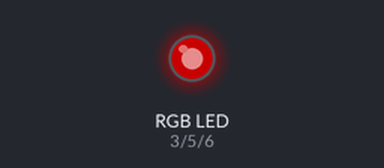
This sketch was run on a simulated Arduino Uno, built with avr-gcc and run on an emulated ATmega328P. On the bench: an RGB LED mixed from three pins (HIGH = lit). Dim RGB values are drawn brighter than linear.

Above: at 0.05 s.
At 1.25 s:
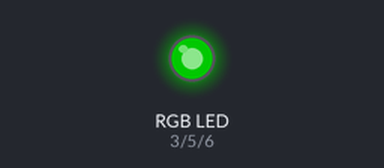
At 2.5 s:
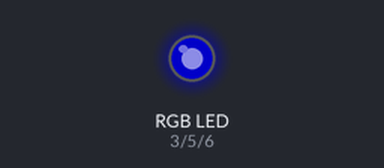
At 5.0 s:
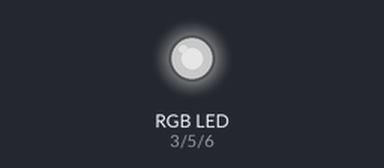
Timing chart, 0 to 6.5 s (numbered marks = the images above):
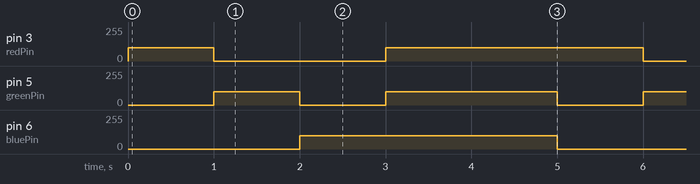

Measured:
- by itself, pin 3 (redPin): repeats every 5.0 s: 0/255 2.0 s, 100/255 3.0 s
- by itself, pin 5 (greenPin): repeats every 5.0 s: 0/255 1.0 s, 100/255 2.0 s, 0/255 1.0 s, 100/255 1.0 s
- by itself, pin 6 (bluePin): alternates 100/255 for 3.0 s and 0/255 for 2.0 s

The sketch:

RGB01.ino
```cpp
const int redPin = 3;
const int greenPin = 5;
const int bluePin = 6;
int red;
int green;
int blue;
void setup() {
  pinMode(redPin, OUTPUT);
  pinMode(greenPin, OUTPUT);
  pinMode(bluePin, OUTPUT);

}

void loop() {
   color(100, 0, 0);
   delay(1000);
   color(0, 100, 0);
   delay(1000);
   color(0, 0, 100);
   delay(1000);
   red = 100;
   green = 100;
   blue = 100;
   color(red, green, blue);
   delay(2000);
}
void color (unsigned char red, unsigned char green, unsigned char blue) // the color generating function
{
analogWrite(redPin, red);
analogWrite(greenPin, green);
analogWrite(bluePin, blue);
}
```
